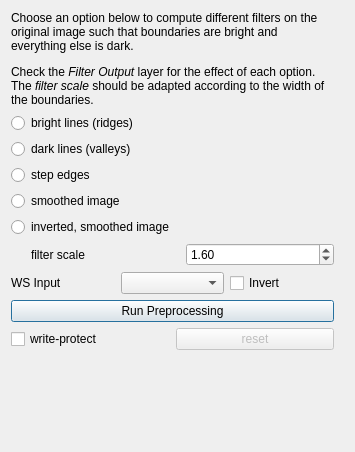
<?xml version="1.0" encoding="UTF-8"?>
<ui version="4.0">
 <class>PreprocessDrawer</class>
 <widget class="QWidget" name="PreprocessDrawer">
  <property name="geometry">
   <rect>
    <x>0</x>
    <y>0</y>
    <width>355</width>
    <height>452</height>
   </rect>
  </property>
  <property name="sizePolicy">
   <sizepolicy hsizetype="Preferred" vsizetype="Preferred">
    <horstretch>1</horstretch>
    <verstretch>0</verstretch>
   </sizepolicy>
  </property>
  <property name="minimumSize">
   <size>
    <width>256</width>
    <height>0</height>
   </size>
  </property>
  <property name="windowTitle">
   <string>PreprocessDrawer</string>
  </property>
  <property name="locale">
   <locale language="German" country="Germany"/>
  </property>
  <layout class="QVBoxLayout" name="verticalLayout_2">
   <item>
    <layout class="QVBoxLayout" name="verticalLayout">
     <property name="spacing">
      <number>6</number>
     </property>
     <property name="rightMargin">
      <number>10</number>
     </property>
     <item>
      <widget class="QLabel" name="label_2">
       <property name="sizePolicy">
        <sizepolicy hsizetype="Preferred" vsizetype="Fixed">
         <horstretch>0</horstretch>
         <verstretch>0</verstretch>
        </sizepolicy>
       </property>
       <property name="text">
        <string>&lt;html&gt;&lt;head/&gt;&lt;body&gt;&lt;p&gt;Choose an option below to compute different filters on the original image such that boundaries are bright and everything else is dark.&lt;/p&gt;&lt;p&gt;Check the &lt;span style=&quot; font-style:italic;&quot;&gt;Filter Output &lt;/span&gt;layer for the effect of each option. The &lt;span style=&quot; font-style:italic;&quot;&gt;filter scale&lt;/span&gt; should be adapted according to the width of the boundaries.&lt;/p&gt;&lt;/body&gt;&lt;/html&gt;</string>
       </property>
       <property name="wordWrap">
        <bool>true</bool>
       </property>
      </widget>
     </item>
     <item>
      <widget class="QRadioButton" name="filter1">
       <property name="toolTip">
        <string>Boundaries appear as &lt;b&gt;thin bright lines&lt;/b&gt; in the image, separating dark background on one side from dark background on the other side.&lt;br&gt;&lt;br&gt;This will compute the Hessian (matrix of 2nd derivatives) and compute the largest eigenvalue (a high value then corresponds to high curvature in the image)</string>
       </property>
       <property name="text">
        <string>bright lines (ridges)</string>
       </property>
      </widget>
     </item>
     <item>
      <widget class="QRadioButton" name="filter2">
       <property name="toolTip">
        <string>Boundaries appear as &lt;b&gt;thin dark lines&lt;/b&gt; in the image, separating bright background on one side from bright background on the other side.&lt;br&gt;&lt;br&gt;This will invert the image, then compute the Hessian (matrix of 2nd derivatives) and compute the largest eigenvalue (a high value then corresponds to high curvature in the image)</string>
       </property>
       <property name="text">
        <string>dark lines (valleys)</string>
       </property>
      </widget>
     </item>
     <item>
      <widget class="QRadioButton" name="filter3">
       <property name="toolTip">
        <string>Boundaries appear in the image as &lt;b&gt;transitions&lt;/b&gt; from bright to dark or dark to bright.&lt;br&gt;&lt;br&gt;This will compute the gradient of the original image.</string>
       </property>
       <property name="text">
        <string>step edges</string>
       </property>
      </widget>
     </item>
     <item>
      <widget class="QRadioButton" name="filter4">
       <property name="toolTip">
        <string>This setting assumes that boundaries in the original image are bright lines separating dark background.</string>
       </property>
       <property name="text">
        <string>smoothed image</string>
       </property>
      </widget>
     </item>
     <item>
      <widget class="QRadioButton" name="filter5">
       <property name="toolTip">
        <string>This setting assumes that boundaries in the original image are dark lines separating bright background.</string>
       </property>
       <property name="text">
        <string>inverted, smoothed image</string>
       </property>
      </widget>
     </item>
     <item>
      <layout class="QHBoxLayout" name="horizontalLayout">
       <item>
        <spacer name="horizontalSpacer">
         <property name="orientation">
          <enum>Qt::Horizontal</enum>
         </property>
         <property name="sizeType">
          <enum>QSizePolicy::Fixed</enum>
         </property>
         <property name="sizeHint" stdset="0">
          <size>
           <width>20</width>
           <height>20</height>
          </size>
         </property>
        </spacer>
       </item>
       <item>
        <widget class="QLabel" name="label">
         <property name="text">
          <string>filter scale</string>
         </property>
        </widget>
       </item>
       <item>
        <widget class="QDoubleSpinBox" name="sigmaSpin">
         <property name="locale">
          <locale language="English" country="UnitedStates"/>
         </property>
         <property name="singleStep">
          <double>0.100000000000000</double>
         </property>
         <property name="value">
          <double>1.600000000000000</double>
         </property>
        </widget>
       </item>
      </layout>
     </item>
     <item>
      <layout class="QHBoxLayout" name="wsInputLayout">
       <item>
        <widget class="QLabel" name="watershedSourceInputLabel">
         <property name="text">
          <string>WS Input</string>
         </property>
        </widget>
       </item>
       <item>
        <widget class="QComboBox" name="watershedSourceCombo"/>
       </item>
       <item>
        <widget class="QCheckBox" name="invertWatershedSourceCheckbox">
         <property name="text">
          <string>Invert</string>
         </property>
        </widget>
       </item>
      </layout>
     </item>
     <item>
      <widget class="QPushButton" name="runButton">
       <property name="toolTip">
        <string>Start Preprocessing for selected Data</string>
       </property>
       <property name="text">
        <string>Run Preprocessing</string>
       </property>
       <property name="icon">
        <iconset>
         <normaloff>../../../gui/icons/32x32/actions/media-seek-forward.png</normaloff>../../../gui/icons/32x32/actions/media-seek-forward.png</iconset>
       </property>
       <property name="autoDefault">
        <bool>true</bool>
       </property>
       <property name="default">
        <bool>true</bool>
       </property>
       <property name="flat">
        <bool>false</bool>
       </property>
      </widget>
     </item>
     <item>
      <layout class="QHBoxLayout" name="horizontalLayout_2">
       <item>
        <widget class="QCheckBox" name="writeprotectBox">
         <property name="toolTip">
          <string>write-protect current carving graph file</string>
         </property>
         <property name="text">
          <string>write-protect</string>
         </property>
        </widget>
       </item>
       <item>
        <widget class="QPushButton" name="resetButton">
         <property name="enabled">
          <bool>false</bool>
         </property>
         <property name="text">
          <string>reset</string>
         </property>
        </widget>
       </item>
      </layout>
     </item>
    </layout>
   </item>
   <item>
    <spacer name="verticalSpacer">
     <property name="orientation">
      <enum>Qt::Vertical</enum>
     </property>
     <property name="sizeHint" stdset="0">
      <size>
       <width>20</width>
       <height>40</height>
      </size>
     </property>
    </spacer>
   </item>
  </layout>
 </widget>
 <resources/>
 <connections/>
</ui>
